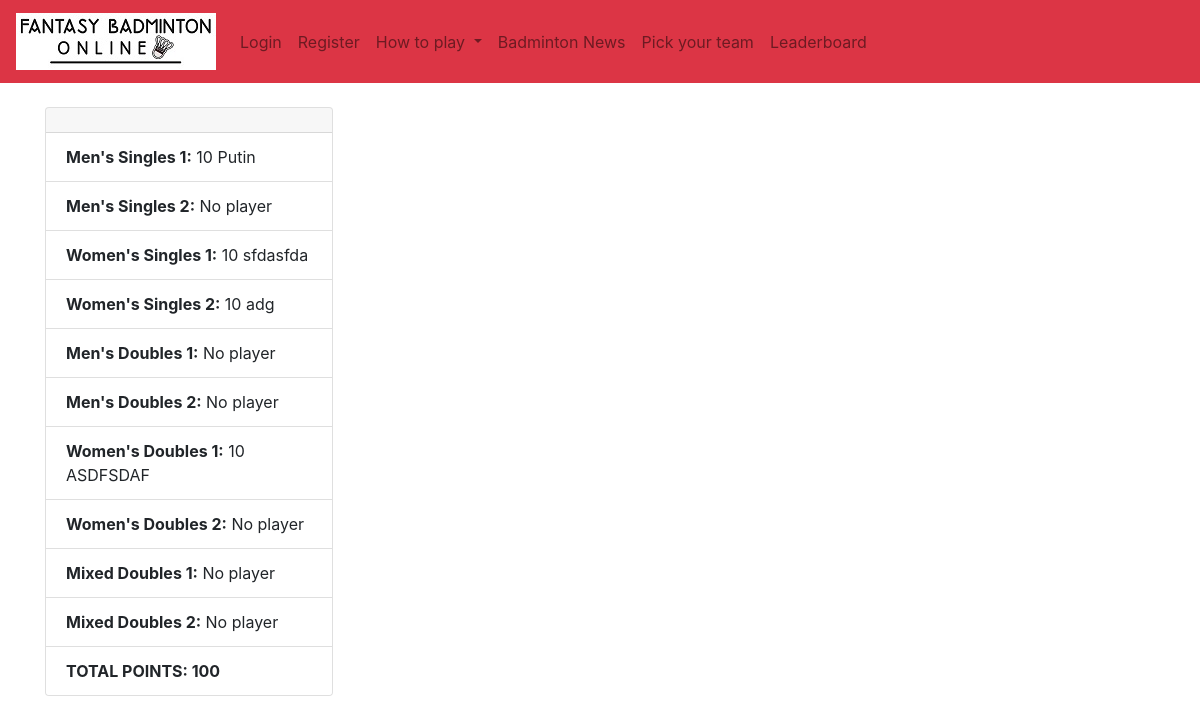
/teams/2, run on an earlier commit of the app's database.
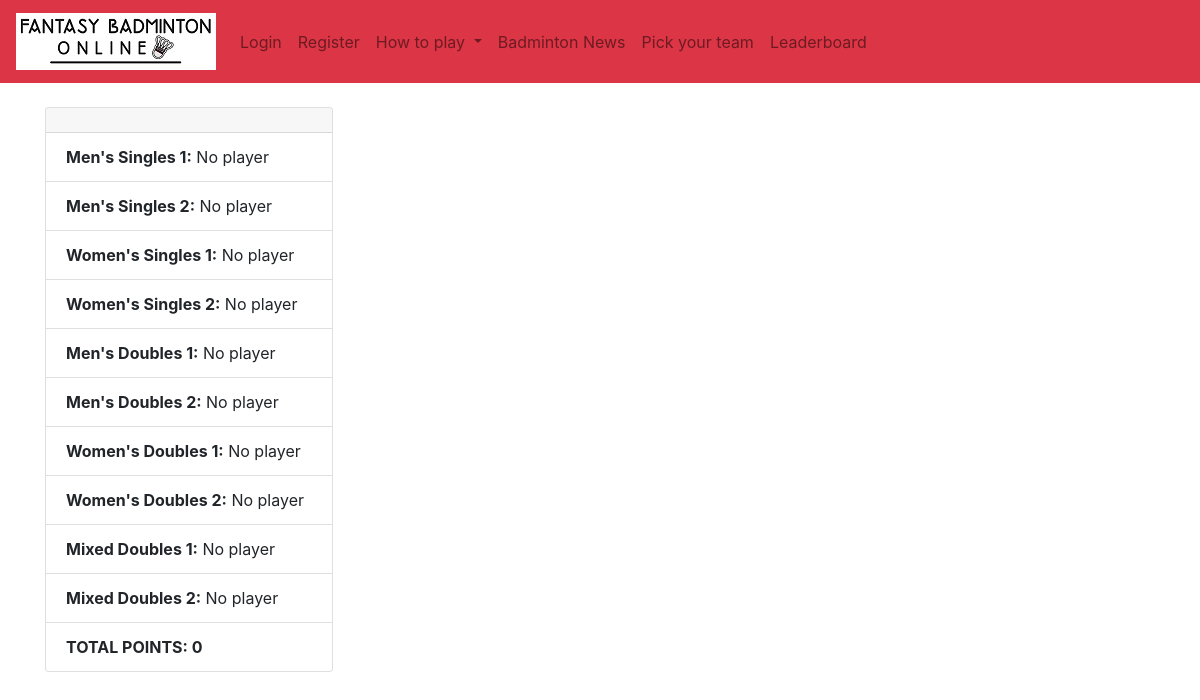
And on a later commit of the database.
### authenticate/models.py (models this page shows, shortened)
class Ranking(models.Model):
	rank = models.IntegerField(default=10)
	name = models.CharField(max_length=50)
	country = models.CharField(max_length=50)
	cost = models.FloatField(default=10) # price is a number, defaults to 10. You can set it up in the admin panel
	event = models.CharField(max_length=50)
	score = models.IntegerField(default=0)
	last = models.CharField(max_length=50)
	form = models.CharField(max_length=50)
	results = models.CharField(max_length=50)
	status = models.CharField(max_length=50)
	game8 = models.CharField(max_length=50)
	match8 = models.CharField(max_length=50)
	player = models.SlugField()
	picture = models.ImageField(default='default.png', blank=True)
	playing = models.BooleanField(default=True)
	current_tournament_score = models.IntegerField(default=10)
	last_tournament_score = models.IntegerField(default=10)
	def __str__(self):
		return str(self.rank) + ' ' + self.name

### authenticate/views.py (the view)
# urls.py: path('teams/<team_pk>', views.team_detail, name='team_detail'),
def team_detail(request, team_pk):
	context = {}
	team = Teams.objects.get(pk=team_pk)
	context['MSplayers'] = MSPlayer.objects.filter(team=team)
	context['WSplayers'] = WSPlayer.objects.filter(team=team)
	context['WDplayers'] = WDPlayer.objects.filter(team=team)
	context['MDplayers'] = MDPlayer.objects.filter(team=team)
	context['XDplayers'] = XDPlayer.objects.filter(team=team)
	context['teampoints'] = team.get_team_total_points()
	return render(request, 'authenticate/team_detail.html', context)

### authenticate/models.py (called while the page is built)
	def get_team_total_points(self):
		total = []
		total.append(self.MSplayers.all().aggregate(Sum('score'))['score__sum'])
		total.append(self.WSplayers.all().aggregate(Sum('score'))['score__sum'])
		total.append(self.MDplayers.all().aggregate(Sum('score'))['score__sum'])
		total.append(self.WDplayers.all().aggregate(Sum('score'))['score__sum'])
		total.append(self.XDplayers.all().aggregate(Sum('score'))['score__sum'])
		total = [x for x in total if x is not None]
		return sum(total)

### authenticate/templates/authenticate/team_detail.html (shortened to what this page needs)
{% extends 'authenticate/base.html' %}
{% load static %}
{% block content %}
<div class="float-center">
	<div class="card" style="width: 18rem;">
	  <div class="card-header">
	  </div>
	  <ul class="list-group list-group-flush">
	    <li class="list-group-item"><strong>Men's Singles 1:</strong> {% if MSplayers.0 %}{{ MSplayers.0 }}{% else %}No player{% endif %}</li>
	    <li class="list-group-item"><strong>Men's Singles 2:</strong> {% if MSplayers.1 %}{{ MSplayers.1 }}{% else %}No player{% endif %}</li>
	    <li class="list-group-item"><strong>Women's Singles 1:</strong> {% if WSplayers.0 %}{{ WSplayers.0 }}{% else %}No player{% endif %}</li>
	    <li class="list-group-item"><strong>Women's Singles 2:</strong> {% if WSplayers.1 %}{{ WSplayers.1 }}{% else %}No player{% endif %}</li>
	    <li class="list-group-item"><strong>Men's Doubles 1:</strong> {% if MDplayers.0 %}{{ MDplayers.0 }}{% else %}No player{% endif %}</li>
	    <li class="list-group-item"><strong>Men's Doubles 2:</strong> {% if MDplayers.1 %}{{ MDplayers.1 }}{% else %}No player{% endif %}</li>
	    <li class="list-group-item"><strong>Women's Doubles 1:</strong> {% if WDplayers.0 %}{{ WDplayers.0 }}{% else %}No player{% endif %}</li>
	    <li class="list-group-item"><strong>Women's Doubles 2:</strong> {% if WDplayers.1 %}{{ WDplayers.1 }}{% else %}No player{% endif %}</li>
	    <li class="list-group-item"><strong>Mixed Doubles 1:</strong> {% if XDplayers.0 %}{{ XDplayers.0 }}{% else %}No player{% endif %}</li>
	    <li class="list-group-item"><strong>Mixed Doubles 2:</strong> {% if XDplayers.1 %}{{ XDplayers.1 }}{% else %}No player{% endif %}</li>
	    <li class="list-group-item"><strong>TOTAL POINTS: {{ teampoints }}</strong></li>
	  </ul>
	</div>
</div>
{% endblock %}

What changed in the data, as far as the page shows it:
no longer on this page (row edited): Ranking: rank+name "10 Putin"
no longer on this page (row unchanged): Ranking: rank+name "10 sfdasfda"
no longer on this page (row edited): Ranking: rank+name "10 adg"
no longer on this page (row edited): Ranking: rank+name "10 ASDFSDAF"
Also different on the page:
{{ teampoints }}: "100" → "0"
text now shown: "No player No player No player No player"
